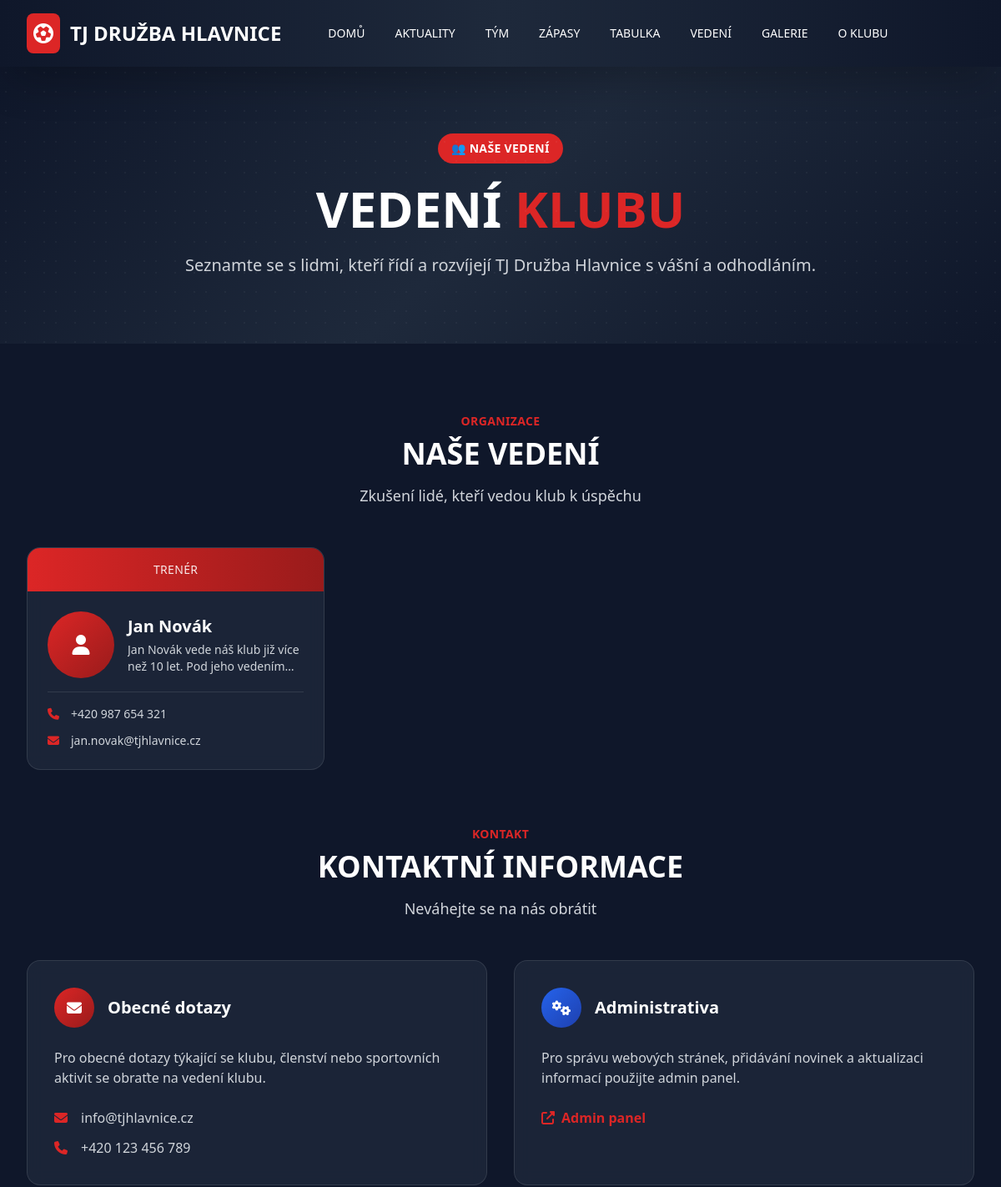
/management/ (upper part), run on an earlier commit of the app's database.
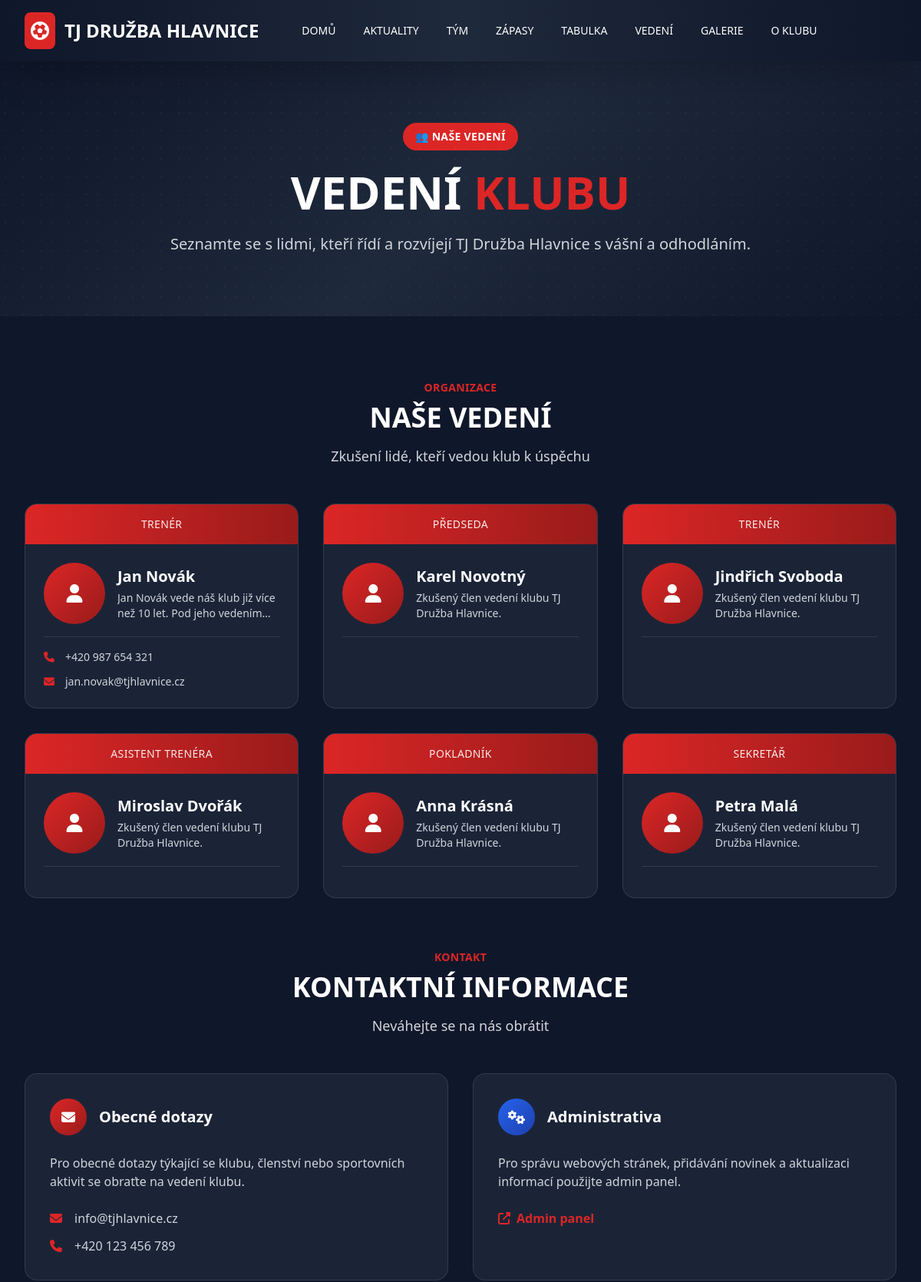
And on a later commit of the database.
### football/models.py (models this page shows, shortened)
class Management(models.Model):
    ROLE_CHOICES = [
        ('PRESIDENT', _('Předseda')),
        ('COACH', _('Trenér')),
        ('ASSISTANT', _('Asistent trenéra')),
        ('TREASURER', _('Pokladník')),
        ('SECRETARY', _('Sekretář')),
        ('MANAGER', _('Manažer')),
        ('OTHER', _('Ostatní')),
    ]
    first_name = models.CharField(max_length=50, verbose_name=_("Křestní jméno"))
    last_name = models.CharField(max_length=50, verbose_name=_("Příjmení"))
    role = models.CharField(max_length=20, choices=ROLE_CHOICES, verbose_name=_("Funkce"))
    photo = models.ImageField(upload_to='management/', blank=True, null=True, verbose_name=_("Fotografie"))
    bio = CKEditor5Field(config_name='extends', blank=True, verbose_name=_("Biografie"), help_text=_("Biografie a informace"))
    phone = models.CharField(max_length=20, blank=True, verbose_name=_("Telefon"))
    email = models.EmailField(blank=True, verbose_name=_("Email"))
    order = models.IntegerField(default=0, verbose_name=_("Pořadí"), help_text=_("Pořadí zobrazení"))
    class Meta:
        ordering = ['order', 'role']
        verbose_name = _("Vedení klubu")
        verbose_name_plural = _("Vedení klubu")

### football/views.py (the view)
# urls.py: path('management/', views.management, name='management'),
def management(request):
    management_team = Management.objects.all()
    return render(request, 'football/management.html', {'management_team': management_team})

### templates/football/management.html (shortened to what the changed rows need)
{% extends 'base.html' %}
{% load static %}
{% block content %}
<section class="hero-bg py-20 px-4 sm:px-6 lg:px-8">
    <div class="max-w-7xl mx-auto text-center">
        <h1 class="text-4xl lg:text-6xl font-bold text-white mb-6">
            VEDENÍ <span class="text-club-red">KLUBU</span>
        </h1>
    </div>
</section>
<section class="py-20 px-4 sm:px-6 lg:px-8">
    <div class="max-w-7xl mx-auto">
        {% if management_team %}
            <div class="text-center mb-12">
                <h2 class="text-4xl font-bold text-white mt-2 mb-4">NAŠE VEDENÍ</h2>
            </div>
            <div class="grid grid-cols-1 md:grid-cols-2 lg:grid-cols-3 gap-8">
            {% for member in management_team %}
                <div class="glass-card rounded-2xl overflow-hidden hover:scale-105 transition-all duration-300">
                    <div class="bg-gradient-to-r from-club-red to-club-red-dark p-4">
                        <div class="text-center text-white">
                            <div class="text-sm uppercase tracking-wide opacity-90">{{ member.get_role_display }}</div>
                        </div>
                    </div>
                    <div class="p-6">
                        <div class="flex items-center mb-4">
                            {% if member.photo %}
                                <img src="{{ member.photo.url }}" alt="{{ member.first_name }} {{ member.last_name }}"
                                     class="w-20 h-20 rounded-full object-cover mr-4 border-2 border-club-red/20">
                            {% else %}
                                <div class="w-20 h-20 bg-gradient-to-br from-club-red to-club-red-dark rounded-full flex items-center justify-center mr-4">
                                    <i class="fas fa-user text-white text-2xl"></i>
                                </div>
                            {% endif %}
                            <div class="flex-1">
                                <h3 class="text-xl font-bold text-white mb-1">
                                    {{ member.first_name }} {{ member.last_name }}
                                </h3>
                                {% if member.bio %}
                                    <p class="text-gray-300 text-sm line-clamp-2">{{ member.bio|striptags|truncatewords:15 }}</p>
                                {% endif %}
                            </div>
                        </div>
                        <div class="space-y-3 pt-4 border-t border-white/10">
                            {% if member.phone %}
                                <div class="flex items-center text-sm text-gray-300">
                                    <i class="fas fa-phone text-club-red mr-3 w-4"></i>
                                    <a href="tel:{{ member.phone }}" class="hover:text-club-red transition-colors duration-200">
                                        {{ member.phone }}
                                    </a>
                                </div>
                            {% endif %}
                            {% if member.email %}
                                <div class="flex items-center text-sm text-gray-300">
                                    <i class="fas fa-envelope text-club-red mr-3 w-4"></i>
                                    <a href="mailto:{{ member.email }}" class="hover:text-club-red transition-colors duration-200 break-all">
                                        {{ member.email }}
                                    </a>
                                </div>
                            {% endif %}
                        </div>
                    </div>
                </div>
            {% endfor %}
        </div>
        <div class="mt-16">
            <div class="text-center mb-12">
                <h2 class="text-4xl font-bold text-white mt-2 mb-4">KONTAKTNÍ INFORMACE</h2>
            </div>
        </div>
        </div>
    {% endif %}
    </div>
{% endblock %}

What changed in the data, as far as the page shows it:
added Management: role "PŘEDSEDA", first_name "Karel", last_name "Novotný", bio "Zkušený člen vedení klubu TJ Družba Hlavnice."
added Management: role "TRENÉR", first_name "Jindřich", last_name "Svoboda", bio "Zkušený člen vedení klubu TJ Družba Hlavnice."
added Management: role "ASISTENT TRENÉRA", first_name "Miroslav", last_name "Dvořák", bio "Zkušený člen vedení klubu TJ Družba Hlavnice."
added Management: role "POKLADNÍK", first_name "Anna", last_name "Krásná", bio "Zkušený člen vedení klubu TJ Družba Hlavnice."
added Management: role "SEKRETÁŘ", first_name "Petra", last_name "Malá", bio "Zkušený člen vedení klubu TJ Družba Hlavnice."
